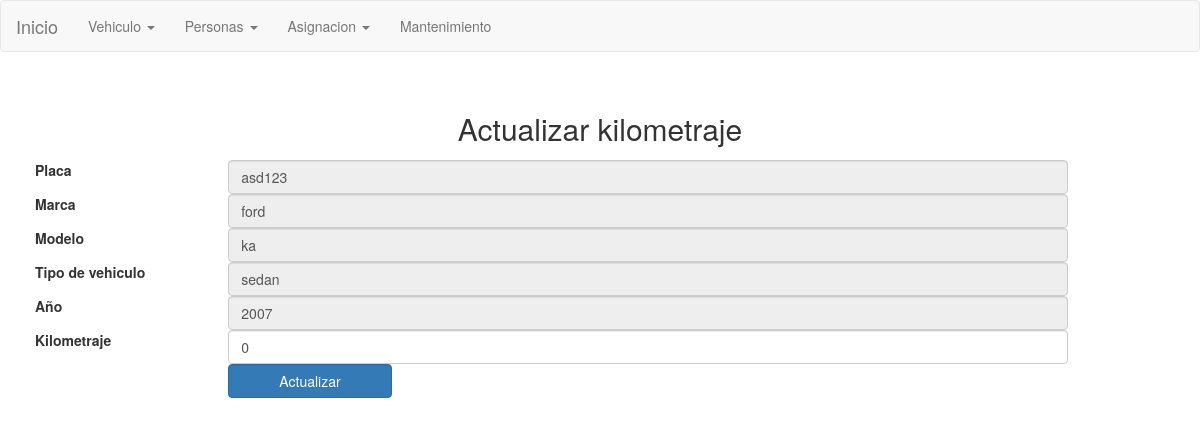
/?view=vehiculos&mode=kilometraje&id=1, run on the app's committed database.
### tables this page shows
CREATE TABLE IF NOT EXISTS `vehiculo` (
`id` int(200) NOT NULL,
  `placa` varchar(30) NOT NULL,
  `marca` varchar(30) NOT NULL,
  `modelo` varchar(30) NOT NULL,
  `tipo` varchar(30) NOT NULL,
  `año` int(5) NOT NULL,
  `estatus` int(2) NOT NULL DEFAULT '1',
  `kilometraje` int(255) NOT NULL
);

### core/bin/functions/Vehiculos.php (called while the page is built, shortened)
<?php
  function Vehiculos() {
    $db = new Conexion();
    $sql = $db->query("SELECT * FROM vehiculo;");
    if ($db->rows($sql) > 0) {
      while ($data = $db->recorrer($sql)) {
        $vehiculos[$data['id']] = $data;
      }
    }else{
      $vehiculos = false;
    }
    return $vehiculos;
  }
 ?>

### core/core.php (called while the page is built, shortened)
<?php
  require('core/models/class.Conexion.php');
  require('core/bin/functions/Vehiculos.php');
  $_vehiculos = Vehiculos();
 ?>

### core/models/class.Conexion.php (called while the page is built, shortened)
<?php
  class Conexion extends mysqli {
    public function rows($query){
      return mysqli_num_rows($query);
    }
    public function liberar($query){
      return mysqli_free_result($query);
    }
    public function recorrer($query){
      return mysqli_fetch_array($query);
    }
  }
 ?>

### views/template/kilometraje.php (the view, shortened to what this page needs)
<?php include('views/overall/header.php'); ?>
<body>
  <?php include('views/overall/topnav.php'); ?>
  <section class="form-container" style="padding: 20px;">
  	<center><h2>Actualizar kilometraje</h2></center>
    <form class="form" method="POST" action="?view=vehiculos&mode=kilometraje" enctype="application/x-www-form-urlencoded">
      <div class="form-group">
        <label class="col-sm-2 control-label">Placa</label>
        <div class="col-sm-9">
          <input type="text" class="form-control" name="placa" value=<?php echo $_vehiculos[$_GET['id']]['placa']; ?> disabled="true">
        </div>
      </div>
      <div class="form-group">
        <label class="col-sm-2 control-label">Marca</label>
        <div class="col-sm-9">
          <input type="text" class="form-control" name="marca" value=<?php echo $_vehiculos[$_GET['id']]['marca']; ?> disabled="true">
        </div>
      </div>
      <div class="form-group">
        <label class="col-sm-2 control-label">Modelo</label>
        <div class="col-sm-9">
          <input type="text" class="form-control" name="modelo" value=<?php echo $_vehiculos[$_GET['id']]['modelo']; ?> disabled="true">
        </div>
      </div>
      <div class="form-group">
        <label class="col-sm-2 control-label">Tipo de vehiculo</label>
        <div class="col-sm-9">
          <input type="text" class="form-control" name="tipo" value=<?php echo $_vehiculos[$_GET['id']]['tipo']; ?> disabled="true">
        </div>
      </div>
      <div class="form-group">
        <label class="col-sm-2 control-label">Año</label>
        <div class="col-sm-9">
          <input type="text" class="form-control" name="año" value=<?php echo $_vehiculos[$_GET['id']]['año']; ?> disabled="true">
        </div>
      </div>
      <div class="form-group">
        <label class="col-sm-2 control-label">Kilometraje</label>
        <div class="col-sm-9">
          <input type="text" class="form-control" name="kilometraje" value=<?php echo $_vehiculos[$_GET['id']]['kilometraje']; ?>>
        </div>
      </div>
      <div class="form-group">
        <div class="col-sm-offset-2 col-sm-2">
          <button type="submit" class="form-control btn btn-primary" name="actualizar">Actualizar</button>
        </div>
      </div>
    </form>
  </section>
</body>
</html>

### data on the page
vehiculo: placa "asd123", marca "ford", modelo "ka", tipo "sedan", año "2007", kilometraje "0"
